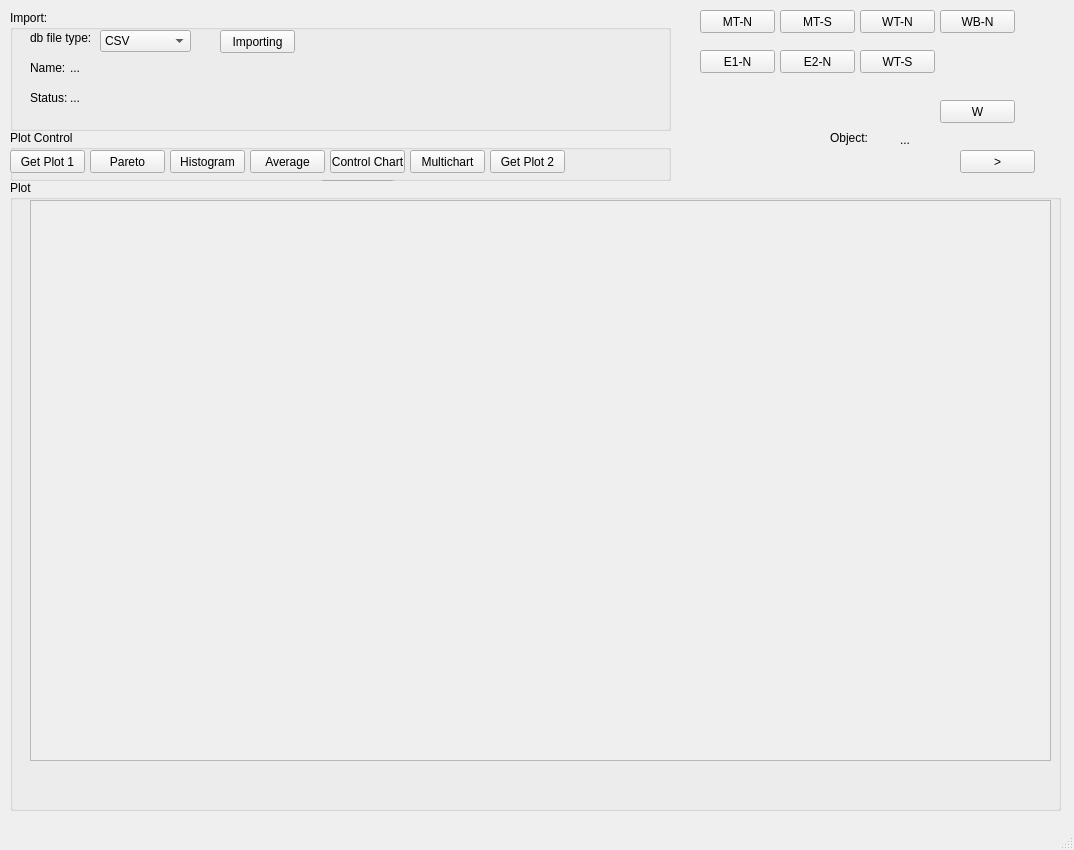
<?xml version="1.0" encoding="UTF-8"?>
<ui version="4.0">
 <class>MainWindow</class>
 <widget class="QMainWindow" name="MainWindow">
  <property name="geometry">
   <rect>
    <x>0</x>
    <y>0</y>
    <width>1074</width>
    <height>850</height>
   </rect>
  </property>
  <property name="windowTitle">
   <string>MainWindow</string>
  </property>
  <widget class="QWidget" name="centralwidget">
   <widget class="QGroupBox" name="groupBox">
    <property name="geometry">
     <rect>
      <x>10</x>
      <y>10</y>
      <width>661</width>
      <height>121</height>
     </rect>
    </property>
    <property name="title">
     <string>Import:</string>
    </property>
    <widget class="QLabel" name="label">
     <property name="geometry">
      <rect>
       <x>20</x>
       <y>20</y>
       <width>111</width>
       <height>16</height>
      </rect>
     </property>
     <property name="text">
      <string>db file type:</string>
     </property>
    </widget>
    <widget class="QLabel" name="label_2">
     <property name="geometry">
      <rect>
       <x>20</x>
       <y>50</y>
       <width>111</width>
       <height>16</height>
      </rect>
     </property>
     <property name="text">
      <string>Name:</string>
     </property>
    </widget>
    <widget class="QLabel" name="label_3">
     <property name="geometry">
      <rect>
       <x>20</x>
       <y>80</y>
       <width>61</width>
       <height>16</height>
      </rect>
     </property>
     <property name="text">
      <string>Status:</string>
     </property>
    </widget>
    <widget class="QLabel" name="label_4">
     <property name="geometry">
      <rect>
       <x>60</x>
       <y>50</y>
       <width>401</width>
       <height>16</height>
      </rect>
     </property>
     <property name="text">
      <string>...</string>
     </property>
    </widget>
    <widget class="QComboBox" name="comboBox">
     <property name="geometry">
      <rect>
       <x>90</x>
       <y>20</y>
       <width>91</width>
       <height>22</height>
      </rect>
     </property>
     <item>
      <property name="text">
       <string>CSV</string>
      </property>
     </item>
     <item>
      <property name="text">
       <string>XML</string>
      </property>
     </item>
     <item>
      <property name="text">
       <string>DBS</string>
      </property>
     </item>
    </widget>
    <widget class="QPushButton" name="pushButton_2">
     <property name="geometry">
      <rect>
       <x>210</x>
       <y>20</y>
       <width>75</width>
       <height>23</height>
      </rect>
     </property>
     <property name="text">
      <string>Importing</string>
     </property>
    </widget>
    <widget class="QLabel" name="label_5">
     <property name="geometry">
      <rect>
       <x>60</x>
       <y>80</y>
       <width>401</width>
       <height>16</height>
      </rect>
     </property>
     <property name="text">
      <string>...</string>
     </property>
    </widget>
   </widget>
   <widget class="QGroupBox" name="groupBox_2">
    <property name="geometry">
     <rect>
      <x>10</x>
      <y>130</y>
      <width>661</width>
      <height>51</height>
     </rect>
    </property>
    <property name="title">
     <string>Plot Control</string>
    </property>
    <widget class="QPushButton" name="pushButton_3">
     <property name="geometry">
      <rect>
       <x>0</x>
       <y>20</y>
       <width>75</width>
       <height>23</height>
      </rect>
     </property>
     <property name="text">
      <string>Get Plot 1</string>
     </property>
    </widget>
    <widget class="QPushButton" name="pushButton_4">
     <property name="geometry">
      <rect>
       <x>80</x>
       <y>20</y>
       <width>75</width>
       <height>23</height>
      </rect>
     </property>
     <property name="text">
      <string>Pareto</string>
     </property>
    </widget>
    <widget class="QPushButton" name="pushButton_5">
     <property name="geometry">
      <rect>
       <x>160</x>
       <y>20</y>
       <width>75</width>
       <height>23</height>
      </rect>
     </property>
     <property name="text">
      <string>Histogram</string>
     </property>
    </widget>
    <widget class="QPushButton" name="pushButton_7">
     <property name="geometry">
      <rect>
       <x>240</x>
       <y>20</y>
       <width>75</width>
       <height>23</height>
      </rect>
     </property>
     <property name="text">
      <string>Average</string>
     </property>
    </widget>
    <widget class="QPushButton" name="pushButton_8">
     <property name="geometry">
      <rect>
       <x>310</x>
       <y>50</y>
       <width>75</width>
       <height>23</height>
      </rect>
     </property>
     <property name="text">
      <string>Get Plot 2</string>
     </property>
    </widget>
    <widget class="QPushButton" name="pushButton_9">
     <property name="geometry">
      <rect>
       <x>320</x>
       <y>20</y>
       <width>75</width>
       <height>23</height>
      </rect>
     </property>
     <property name="text">
      <string>Control Chart</string>
     </property>
    </widget>
    <widget class="QPushButton" name="pushButton_10">
     <property name="geometry">
      <rect>
       <x>400</x>
       <y>20</y>
       <width>75</width>
       <height>23</height>
      </rect>
     </property>
     <property name="text">
      <string>Multichart</string>
     </property>
    </widget>
    <widget class="QPushButton" name="pushButton_11">
     <property name="geometry">
      <rect>
       <x>480</x>
       <y>20</y>
       <width>75</width>
       <height>23</height>
      </rect>
     </property>
     <property name="text">
      <string>Get Plot 2</string>
     </property>
    </widget>
   </widget>
   <widget class="QGroupBox" name="groupBox_3">
    <property name="geometry">
     <rect>
      <x>10</x>
      <y>180</y>
      <width>1051</width>
      <height>631</height>
     </rect>
    </property>
    <property name="title">
     <string>Plot</string>
    </property>
    <widget class="QScrollArea" name="scrollArea">
     <property name="geometry">
      <rect>
       <x>20</x>
       <y>20</y>
       <width>1021</width>
       <height>561</height>
      </rect>
     </property>
     <property name="widgetResizable">
      <bool>true</bool>
     </property>
     <widget class="QWidget" name="scrollAreaWidgetContents">
      <property name="geometry">
       <rect>
        <x>0</x>
        <y>0</y>
        <width>1019</width>
        <height>559</height>
       </rect>
      </property>
      <widget class="MplWidget" name="MplWidget" native="true">
       <property name="geometry">
        <rect>
         <x>10</x>
         <y>10</y>
         <width>481</width>
         <height>251</height>
        </rect>
       </property>
      </widget>
      <widget class="MplWidget" name="MplWidget_2" native="true">
       <property name="geometry">
        <rect>
         <x>510</x>
         <y>10</y>
         <width>491</width>
         <height>251</height>
        </rect>
       </property>
      </widget>
      <widget class="MplWidget" name="MplWidget_3" native="true">
       <property name="geometry">
        <rect>
         <x>10</x>
         <y>270</y>
         <width>481</width>
         <height>271</height>
        </rect>
       </property>
      </widget>
     </widget>
    </widget>
   </widget>
   <widget class="QPushButton" name="pushButton_12">
    <property name="geometry">
     <rect>
      <x>960</x>
      <y>150</y>
      <width>75</width>
      <height>23</height>
     </rect>
    </property>
    <property name="text">
     <string>&gt;</string>
    </property>
   </widget>
   <widget class="QPushButton" name="MTN_B">
    <property name="geometry">
     <rect>
      <x>700</x>
      <y>10</y>
      <width>75</width>
      <height>23</height>
     </rect>
    </property>
    <property name="text">
     <string>MT-N</string>
    </property>
   </widget>
   <widget class="QLabel" name="label_6">
    <property name="geometry">
     <rect>
      <x>830</x>
      <y>130</y>
      <width>61</width>
      <height>16</height>
     </rect>
    </property>
    <property name="text">
     <string>Object:</string>
    </property>
   </widget>
   <widget class="QLabel" name="label_7">
    <property name="geometry">
     <rect>
      <x>900</x>
      <y>130</y>
      <width>111</width>
      <height>20</height>
     </rect>
    </property>
    <property name="text">
     <string>...</string>
    </property>
   </widget>
   <widget class="QPushButton" name="MTS_B">
    <property name="geometry">
     <rect>
      <x>780</x>
      <y>10</y>
      <width>75</width>
      <height>23</height>
     </rect>
    </property>
    <property name="text">
     <string>MT-S</string>
    </property>
   </widget>
   <widget class="QPushButton" name="WT_N_B">
    <property name="geometry">
     <rect>
      <x>860</x>
      <y>10</y>
      <width>75</width>
      <height>23</height>
     </rect>
    </property>
    <property name="text">
     <string>WT-N</string>
    </property>
   </widget>
   <widget class="QPushButton" name="WBN_B">
    <property name="geometry">
     <rect>
      <x>940</x>
      <y>10</y>
      <width>75</width>
      <height>23</height>
     </rect>
    </property>
    <property name="text">
     <string>WB-N</string>
    </property>
   </widget>
   <widget class="QPushButton" name="pushButton_17">
    <property name="geometry">
     <rect>
      <x>700</x>
      <y>50</y>
      <width>75</width>
      <height>23</height>
     </rect>
    </property>
    <property name="text">
     <string>E1-N</string>
    </property>
   </widget>
   <widget class="QPushButton" name="pushButton_18">
    <property name="geometry">
     <rect>
      <x>780</x>
      <y>50</y>
      <width>75</width>
      <height>23</height>
     </rect>
    </property>
    <property name="text">
     <string>E2-N</string>
    </property>
   </widget>
   <widget class="QPushButton" name="pushButton_19">
    <property name="geometry">
     <rect>
      <x>860</x>
      <y>50</y>
      <width>75</width>
      <height>23</height>
     </rect>
    </property>
    <property name="text">
     <string>WT-S</string>
    </property>
   </widget>
   <widget class="QPushButton" name="W_B">
    <property name="geometry">
     <rect>
      <x>940</x>
      <y>100</y>
      <width>75</width>
      <height>23</height>
     </rect>
    </property>
    <property name="text">
     <string>W</string>
    </property>
   </widget>
  </widget>
  <widget class="QMenuBar" name="menubar">
   <property name="geometry">
    <rect>
     <x>0</x>
     <y>0</y>
     <width>1074</width>
     <height>21</height>
    </rect>
   </property>
  </widget>
  <widget class="QStatusBar" name="statusbar"/>
 </widget>
 <customwidgets>
  <customwidget>
   <class>MplWidget</class>
   <extends>QWidget</extends>
   <header>mplwidget.h</header>
   <container>1</container>
  </customwidget>
 </customwidgets>
 <resources/>
 <connections/>
</ui>
